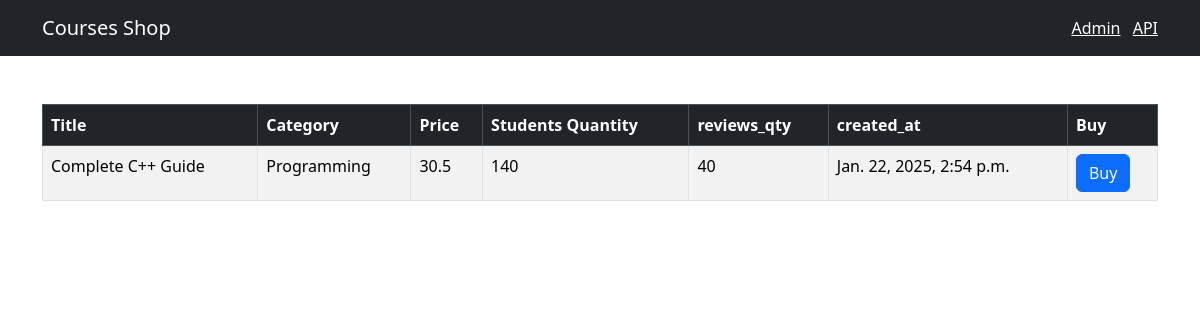
Page /3 on the committed database.
### shop/models.py (models this page shows, shortened)
class Course(models.Model):
    title = models.CharField(max_length=300)
    price = models.FloatField()
    student_qty = models.IntegerField()
    reviews_qty = models.IntegerField()
    category = models.ForeignKey(Category, on_delete=models.CASCADE)
    created_at = models.DateTimeField(default=timezone.now)

class Category(models.Model):
    title = models.CharField(max_length=255)
    created_at = models.DateTimeField(default=timezone.now)
    def __str__(self):
        return self.title

### shop/views.py (the view)
# urls.py: path('<int:course_id>', views.single_course, name="single_course")
def single_course(request, course_id):
    try:
        course = Course.objects.get(pk=course_id)
        return render(request, 'shop/single_course.html', {'course': course})
    except Course.DoesNotExist:
        raise Http404()

### templates/shop/single_course.html (shortened to what this page needs)
{% extends "base.html" %}
{% block content %}
<table class="table mt-5 table-bordered table-striped table-hover">
    <thead class="table-dark">
        <tr>
            <th>Title</th>
            <th>Category</th>
            <th>Price</th>
            <th>Students Quantity</th>
            <th>reviews_qty</th>
            <th>created_at</th>
            <th>Buy</th>
        </tr>
    </thead>
    <tbody>
        <tr>
            <td>{{ course.title }}</td>
            <td>{{ course.category }}</td>
            <td>{{ course.price }}</td>
            <td>{{ course.student_qty }}</td>
            <td>{{ course.reviews_qty }}</td>
            <td>{{ course.created_at }}</td>
            <td><button class="btn btn-primary">Buy</button></td>
        </tr>
    </tbody>
</table>
{% endblock %}

### rows in the picture
Course: title "Complete C++ Guide", category "Programming", price "30.5", student_qty "140", reviews_qty "40", created_at "Jan. 22, 2025, 2:54 p.m."
